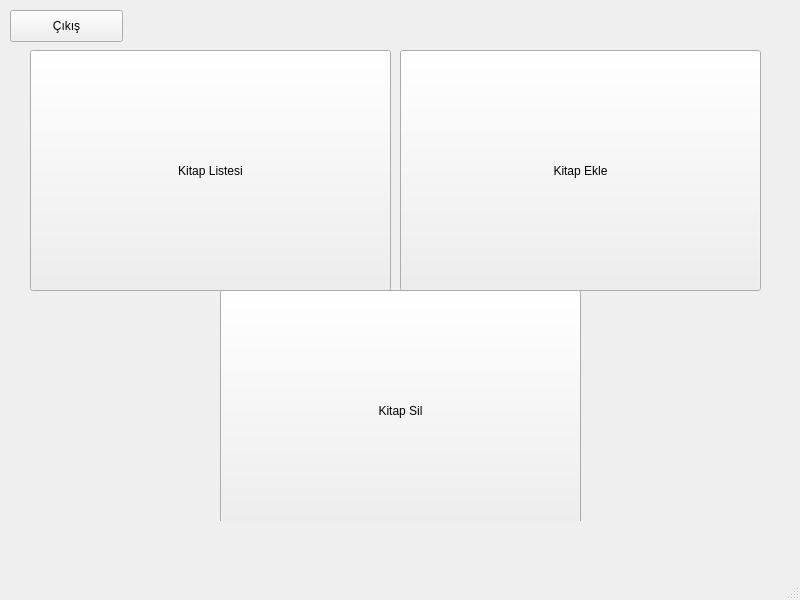
<?xml version="1.0" encoding="UTF-8"?>
<ui version="4.0">
 <class>MainWindow</class>
 <widget class="QMainWindow" name="MainWindow">
  <property name="geometry">
   <rect>
    <x>0</x>
    <y>0</y>
    <width>800</width>
    <height>600</height>
   </rect>
  </property>
  <property name="windowTitle">
   <string>MainWindow</string>
  </property>
  <widget class="QWidget" name="centralwidget">
   <widget class="QStackedWidget" name="stackedWidget">
    <property name="geometry">
     <rect>
      <x>20</x>
      <y>10</y>
      <width>771</width>
      <height>511</height>
     </rect>
    </property>
    <property name="currentIndex">
     <number>0</number>
    </property>
    <widget class="QWidget" name="buttons">
     <widget class="QPushButton" name="pbKitapListesi">
      <property name="geometry">
       <rect>
        <x>10</x>
        <y>40</y>
        <width>361</width>
        <height>241</height>
       </rect>
      </property>
      <property name="text">
       <string>Kitap Listesi</string>
      </property>
     </widget>
     <widget class="QPushButton" name="pbKitapEkle">
      <property name="geometry">
       <rect>
        <x>380</x>
        <y>40</y>
        <width>361</width>
        <height>241</height>
       </rect>
      </property>
      <property name="text">
       <string>Kitap Ekle</string>
      </property>
     </widget>
     <widget class="QPushButton" name="pbKitapSl">
      <property name="geometry">
       <rect>
        <x>200</x>
        <y>280</y>
        <width>361</width>
        <height>241</height>
       </rect>
      </property>
      <property name="text">
       <string>Kitap Sil</string>
      </property>
     </widget>
    </widget>
    <widget class="QWidget" name="kitapekle">
     <widget class="QLabel" name="label">
      <property name="geometry">
       <rect>
        <x>230</x>
        <y>170</y>
        <width>91</width>
        <height>21</height>
       </rect>
      </property>
      <property name="text">
       <string>Kitap Adı :</string>
      </property>
     </widget>
     <widget class="QLabel" name="label_2">
      <property name="geometry">
       <rect>
        <x>213</x>
        <y>210</y>
        <width>91</width>
        <height>21</height>
       </rect>
      </property>
      <property name="text">
       <string>Kitap Yazarı :</string>
      </property>
     </widget>
     <widget class="QLabel" name="label_3">
      <property name="geometry">
       <rect>
        <x>218</x>
        <y>245</y>
        <width>90</width>
        <height>21</height>
       </rect>
      </property>
      <property name="text">
       <string>Çıkış Tarihi :</string>
      </property>
     </widget>
     <widget class="QLabel" name="label_4">
      <property name="geometry">
       <rect>
        <x>210</x>
        <y>283</y>
        <width>91</width>
        <height>21</height>
       </rect>
      </property>
      <property name="text">
       <string>Sayfa Sayısı :</string>
      </property>
     </widget>
     <widget class="QPlainTextEdit" name="textKitapAdi">
      <property name="geometry">
       <rect>
        <x>300</x>
        <y>166</y>
        <width>231</width>
        <height>31</height>
       </rect>
      </property>
     </widget>
     <widget class="QPlainTextEdit" name="textKitapYazari">
      <property name="geometry">
       <rect>
        <x>300</x>
        <y>206</y>
        <width>231</width>
        <height>31</height>
       </rect>
      </property>
     </widget>
     <widget class="QPlainTextEdit" name="textCikisTarihi">
      <property name="geometry">
       <rect>
        <x>300</x>
        <y>240</y>
        <width>231</width>
        <height>31</height>
       </rect>
      </property>
     </widget>
     <widget class="QPlainTextEdit" name="textSayfaSayisi">
      <property name="geometry">
       <rect>
        <x>300</x>
        <y>280</y>
        <width>231</width>
        <height>31</height>
       </rect>
      </property>
     </widget>
    </widget>
    <widget class="QWidget" name="kitapsilme">
     <widget class="QPlainTextEdit" name="textKitapAdiSilme">
      <property name="geometry">
       <rect>
        <x>290</x>
        <y>216</y>
        <width>231</width>
        <height>31</height>
       </rect>
      </property>
     </widget>
     <widget class="QLabel" name="label_5">
      <property name="geometry">
       <rect>
        <x>220</x>
        <y>220</y>
        <width>91</width>
        <height>21</height>
       </rect>
      </property>
      <property name="text">
       <string>Kitap Adı :</string>
      </property>
     </widget>
     <widget class="QLabel" name="lblSilindi">
      <property name="geometry">
       <rect>
        <x>230</x>
        <y>270</y>
        <width>281</width>
        <height>41</height>
       </rect>
      </property>
      <property name="text">
       <string/>
      </property>
     </widget>
    </widget>
    <widget class="QWidget" name="liste"/>
   </widget>
   <widget class="QPushButton" name="pbCikis">
    <property name="geometry">
     <rect>
      <x>10</x>
      <y>10</y>
      <width>113</width>
      <height>32</height>
     </rect>
    </property>
    <property name="text">
     <string>Çıkış</string>
    </property>
   </widget>
  </widget>
  <widget class="QMenuBar" name="menubar">
   <property name="geometry">
    <rect>
     <x>0</x>
     <y>0</y>
     <width>800</width>
     <height>26</height>
    </rect>
   </property>
  </widget>
  <widget class="QStatusBar" name="statusbar"/>
 </widget>
 <resources/>
 <connections/>
</ui>
